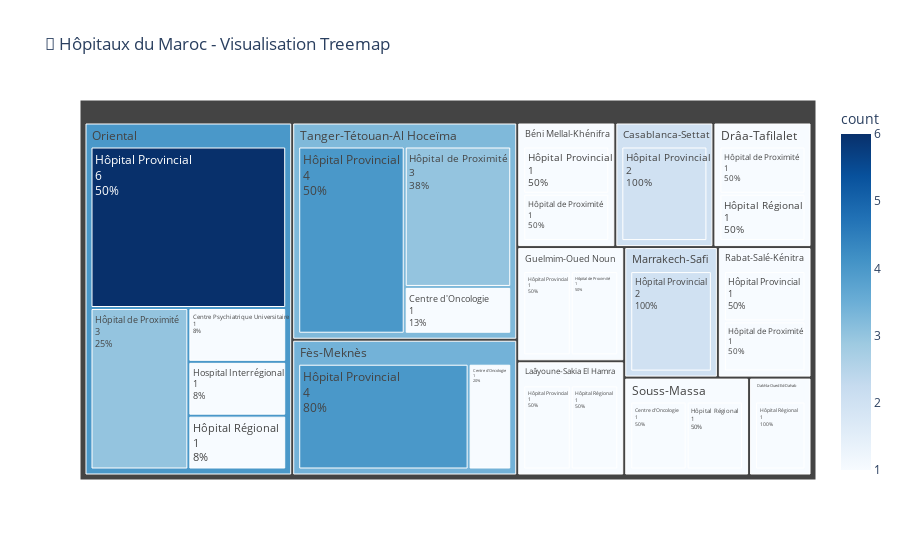

Write notebook code for a chart like this one.
### Code cell
import pandas as pd
import plotly.express as px

# Charger le dataset
try:
    df = pd.read_csv('dataset.csv')
    print("✅ Dataset chargé avec succès!")
except:
    print("❌ Erreur de chargement. Vérifiez le fichier dataset.csv")
    exit()

# Légende des catégories
legend_categories = {
    "HP": "Hôpital Provincial",
    "HR": "Hôpital Régional", 
    "HIR": "Hospital Interrégional",
    "HPr": "Hôpital de Proximité",
    "HPsyP": "Hôpital Psychiatrique Provincial",
    "CRO": "Centre d'Oncologie",
    "HPsyR": "Hôpital Psychiatrique Régional", 
    "CPU": "Centre Psychiatrique Universitaire"
}

# Préparer les données
data = df.groupby(['region', 'categorie']).size().reset_index(name='count')
data['nom_categorie'] = data['categorie'].map(legend_categories)

print("📊 Données utilisées pour le treemap:")
print(data)

# Créer le treemap
fig = px.treemap(
    data,
    path=['region', 'nom_categorie'],
    values='count',
    title='🏥 Hôpitaux du Maroc - Visualisation Treemap',
    color='count',
    color_continuous_scale='Blues'
)

# Personnaliser
fig.update_traces(
    textinfo="label+value+percent parent",
    hovertemplate="<b>%{label}</b><br>Hôpitaux: %{value}<br>Part: %{percentParent:.1%}"
)

fig.show()
print("🎉 Treemap affiché!")

### Figure 1 — Plotly figure (JSON) as saved in the notebook; plotly's stock layout.template omitted (floating-point values rounded to 4 significant figures)
{"data": [{"branchvalues": "total", "customdata": [[1.0], [1.0], [2.0], [1.0], [1.0], [1.0], [1.0], [4.0], [1.0], [1.0], [1.0], [1.0], [2.0], [1.0], [1.0], [6.0], [3.0], [1.0], [1.0], [1.0], [1.0], [1.0], [1.0], [4.0], [3.0], [1.0], [2.0], [1.0], [1.0], [3.4], [1.0], [1.0], [2.0], [4.0], [1.0], [1.0], [3.25]], "domain": {"x": [0, 1], "y": [0, 1]}, "hovertemplate": "<b>%{label}</b><br>Hôpitaux: %{value}<br>Part: %{percentParent:.1%}", "ids": ["Béni Mellal-Khénifra/Hôpital Provincial", "Béni Mellal-Khénifra/Hôpital de Proximité", "Casablanca-Settat/Hôpital Provincial", "Dakhla-Oued Ed-Dahab/Hôpital Régional", "Drâa-Tafilalet/Hôpital de Proximité", "Drâa-Tafilalet/Hôpital Régional", "Fès-Meknès/Centre d'Oncologie", "Fès-Meknès/Hôpital Provincial", "Guelmim-Oued Noun/Hôpital Provincial", "Guelmim-Oued Noun/Hôpital de Proximité", "Laâyoune-Sakia El Hamra/Hôpital Provincial", "Laâyoune-Sakia El Hamra/Hôpital Régional", "Marrakech-Safi/Hôpital Provincial", "Oriental/Centre Psychiatrique Universitaire", "Oriental/Hospital Interrégional", "Oriental/Hôpital Provincial", "Oriental/Hôpital de Proximité", "Oriental/Hôpital Régional", "Rabat-Salé-Kénitra/Hôpital Provincial", "Rabat-Salé-Kénitra/Hôpital de Proximité", "Souss-Massa/Centre d'Oncologie", "Souss-Massa/Hôpital Régional", "Tanger-Tétouan-Al Hoceïma/Centre d'Oncologie", "Tanger-Tétouan-Al Hoceïma/Hôpital Provincial", "Tanger-Tétouan-Al Hoceïma/Hôpital de Proximité", "Béni Mellal-Khénifra", "Casablanca-Settat", "Dakhla-Oued Ed-Dahab", "Drâa-Tafilalet", "Fès-Meknès", "Guelmim-Oued Noun", "Laâyoune-Sakia El Hamra", "Marrakech-Safi", "Oriental", "Rabat-Salé-Kénitra", "Souss-Massa", "Tanger-Tétouan-Al Hoceïma"], "labels": ["Hôpital Provincial", "Hôpital de Proximité", "Hôpital Provincial", "Hôpital Régional", "Hôpital de Proximité", "Hôpital Régional", "Centre d'Oncologie", "Hôpital Provincial", "Hôpital Provincial", "Hôpital de Proximité", "Hôpital Provincial", "Hôpital Régional", "Hôpital Provincial", "Centre Psychiatrique Universitaire", "Hospital Interrégional", "Hôpital Provincial", "Hôpital de Proximité", "Hôpital Régional", "Hôpital Provincial", "Hôpital de Proximité", "Centre d'Oncologie", "Hôpital Régional", "Centre d'Oncologie", "Hôpital Provincial", "Hôpital de Proximité", "Béni Mellal-Khénifra", "Casablanca-Settat", "Dakhla-Oued Ed-Dahab", "Drâa-Tafilalet", "Fès-Meknès", "Guelmim-Oued Noun", "Laâyoune-Sakia El Hamra", "Marrakech-Safi", "Oriental", "Rabat-Salé-Kénitra", "Souss-Massa", "Tanger-Tétouan-Al Hoceïma"], "marker": {"coloraxis": "coloraxis", "colors": [1.0, 1.0, 2.0, 1.0, 1.0, 1.0, 1.0, 4.0, 1.0, 1.0, 1.0, 1.0, 2.0, 1.0, 1.0, 6.0, 3.0, 1.0, 1.0, 1.0, 1.0, 1.0, 1.0, 4.0, 3.0, 1.0, 2.0, 1.0, 1.0, 3.4, 1.0, 1.0, 2.0, 4.0, 1.0, 1.0, 3.25]}, "name": "", "parents": ["Béni Mellal-Khénifra", "Béni Mellal-Khénifra", "Casablanca-Settat", "Dakhla-Oued Ed-Dahab", "Drâa-Tafilalet", "Drâa-Tafilalet", "Fès-Meknès", "Fès-Meknès", "Guelmim-Oued Noun", "Guelmim-Oued Noun", "Laâyoune-Sakia El Hamra", "Laâyoune-Sakia El Hamra", "Marrakech-Safi", "Oriental", "Oriental", "Oriental", "Oriental", "Oriental", "Rabat-Salé-Kénitra", "Rabat-Salé-Kénitra", "Souss-Massa", "Souss-Massa", "Tanger-Tétouan-Al Hoceïma", "Tanger-Tétouan-Al Hoceïma", "Tanger-Tétouan-Al Hoceïma", "", "", "", "", "", "", "", "", "", "", "", ""], "textinfo": "label+value+percent parent", "type": "treemap", "values": [1.0, 1.0, 2.0, 1.0, 1.0, 1.0, 1.0, 4.0, 1.0, 1.0, 1.0, 1.0, 2.0, 1.0, 1.0, 6.0, 3.0, 1.0, 1.0, 1.0, 1.0, 1.0, 1.0, 4.0, 3.0, 2.0, 2.0, 1.0, 2.0, 5.0, 2.0, 2.0, 2.0, 12.0, 2.0, 2.0, 8.0]}], "layout": {"coloraxis": {"colorbar": {"title": {"text": "count"}}, "colorscale": [[0, "rgb(247,251,255)"], [0.125, "rgb(222,235,247)"], [0.25, "rgb(198,219,239)"], [0.375, "rgb(158,202,225)"], [0.5, "rgb(107,174,214)"], [0.625, "rgb(66,146,198)"], [0.75, "rgb(33,113,181)"], [0.875, "rgb(8,81,156)"], [1, "rgb(8,48,107)"]]}, "legend": {"tracegroupgap": 0}, "title": {"text": "🏥 Hôpitaux du Maroc - Visualisation Treemap"}}}
